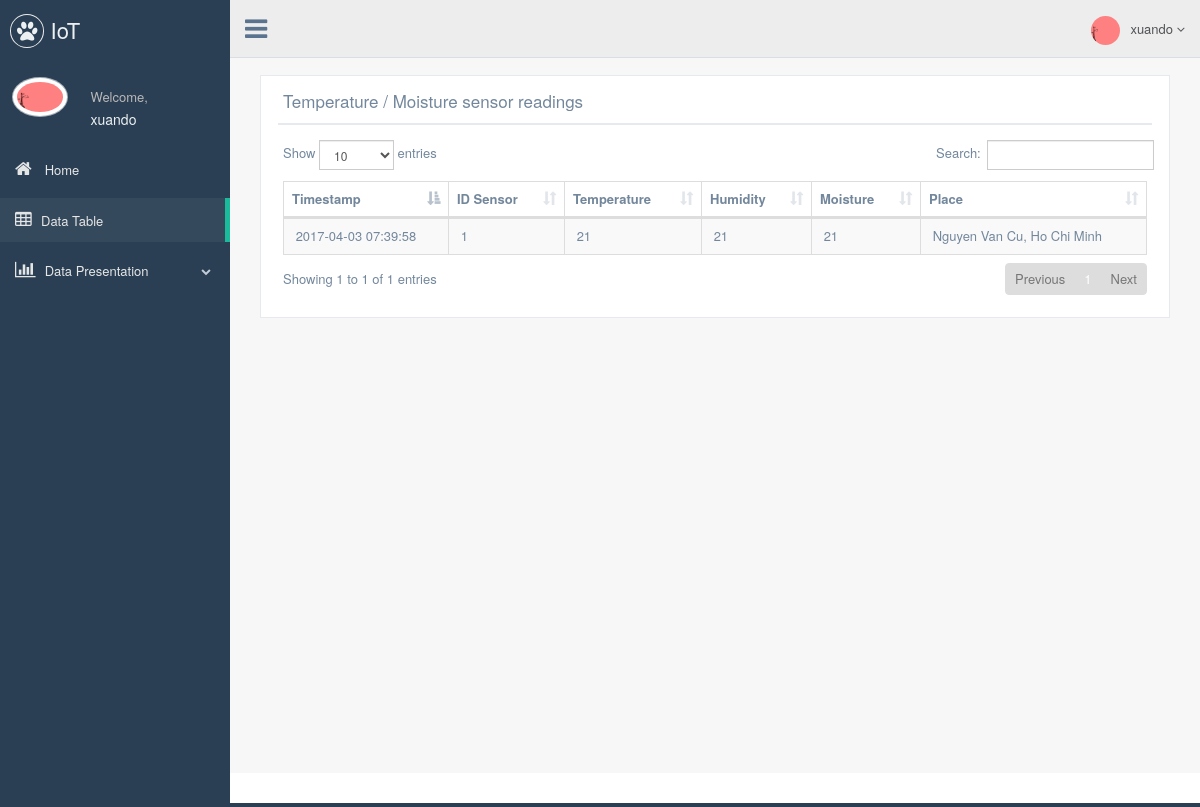
/showData.php (signed in), run on the app's committed database.
### tables this page shows
CREATE TABLE IF NOT EXISTS `users` (
  `id` int(11) NOT NULL AUTO_INCREMENT,
  `username` varchar(255) NOT NULL,
  `email` varchar(255) NOT NULL,
  `password` varchar(255) NOT NULL,
  `created` datetime NOT NULL DEFAULT CURRENT_TIMESTAMP,
  `status` enum('1','0') NOT NULL DEFAULT '1',
  PRIMARY KEY (`id`)
);

CREATE TABLE IF NOT EXISTS `templog` (
  `id` int(11) NOT NULL AUTO_INCREMENT,
  `id_sensor` int(11) NOT NULL,
  `timeStamp` timestamp NOT NULL DEFAULT CURRENT_TIMESTAMP,
  `temperature` float NOT NULL,
  `humidity` float NOT NULL,
  `moisture` float NOT NULL,
  PRIMARY KEY (`id`)
);

CREATE TABLE IF NOT EXISTS `sensors` (
  `id` int(11) NOT NULL AUTO_INCREMENT,
  `name` varchar(255) NOT NULL,
  `place` varchar(255) NOT NULL,
  `user` varchar(255) NOT NULL,
  PRIMARY KEY (`id`)
);

### session.php (called while the page is built, shortened)
<?php
	$sessData = !empty($_SESSION['sessData'])?$_SESSION['sessData']:'';
	if(!empty($sessData['userLoggedIn']) && !empty($sessData['userID'])){
		include 'user.php';
		$user = new User();
		$conditions['where'] = array(
			'id' => $sessData['userID'],
		);
		$conditions['return_type'] = 'single';
		$userData = $user->getRows($conditions);
	}else{
		header("Location: login.php");
	}
?>

### user.php (called while the page is built, shortened)
<?php
    class User{
        private $dbHost     = "localhost";
        private $dbUsername = "root";
        private $dbPassword = "";
        private $dbName     = "iot";
        private $userTbl    = "users";
        public function __construct(){
            if(!isset($this->db)){
                $conn = new mysqli($this->dbHost, $this->dbUsername, $this->dbPassword, $this->dbName);
                if($conn->connect_error){
                    die("Failed to connect with MySQL: " . $conn->connect_error);
                }else{
                    $this->db = $conn;
                }
            }
        }
        public function getRows($conditions = array()){
            $sql = 'SELECT ';
            $sql .= array_key_exists("select",$conditions)?$conditions['select']:'*';
            $sql .= ' FROM '.$this->userTbl;
            if(array_key_exists("where",$conditions)){
                $sql .= ' WHERE ';
                $i = 0;
                foreach($conditions['where'] as $key => $value){
                    $pre = ($i > 0)?' AND ':'';
                    $sql .= $pre.$key." = '".$value."'";
                    $i++;
                }
            }
            $result = $this->db->query($sql);
            if(array_key_exists("return_type",$conditions) && $conditions['return_type'] != 'all'){
                switch($conditions['return_type']){
                    case 'single':
                        $data = $result->fetch_assoc();
                        break;
                }
            }else{
                if($result->num_rows > 0){
                    while($row = $result->fetch_assoc()){
                        $data[] = $row;
                    }
                }
            }
            return !empty($data)?$data:false;
        }
    }
?>

### showData.php (the view, shortened to what this page needs)
<?php
	include ("session.php");
  $link=Connection();
  $result=mysqli_query($link,"SELECT * FROM templog INNER JOIN sensors ON templog.id_sensor = sensors.id ORDER BY `timeStamp` DESC");
?>
<!DOCTYPE html>
<html lang="en">
  <head>
    <link href="vendors/bootstrap/dist/css/bootstrap.min.css" rel="stylesheet">
    <link href="vendors/font-awesome/css/font-awesome.min.css" rel="stylesheet">
    <link href="vendors/datatables.net-bs/css/dataTables.bootstrap.min.css" rel="stylesheet">
    <link href="vendors/datatables.net-buttons-bs/css/buttons.bootstrap.min.css" rel="stylesheet">
    <link href="build/css/custom.min.css" rel="stylesheet">
   </head>
  <body class="nav-md">
    <div class="container body">
      <div class="main_container">
      	<div class="col-md-3 left_col menu_fixed">
          <div class="left_col scroll-view">
            <div class="navbar nav_title" style="border: 0;">
              <a href="index.php" class="site_title"><i class="fa fa-paw"></i> <span>IoT</span></a>
            </div>
            <div class="profile clearfix">
              <div class="profile_pic">
                <img src="images/img.jpg" alt="..." class="img-circle profile_img">
              </div>
              <div class="profile_info">
                <span>Welcome,</span>
                <h2><?php echo $userData['username']; ?></h2>
              </div>
            </div>
            <div id="sidebar-menu" class="main_menu_side hidden-print main_menu">
              <div class="menu_section">
                <ul class="nav side-menu">
                  <li><a href="index.php"><i class="fa fa-home"></i> Home </a></li>
                  <li><a href="showData.php"><i class="fa fa-table"></i>Data Table</a></li>
                  <li><a><i class="fa fa-bar-chart-o"></i> Data Presentation <span class="fa fa-chevron-down"></span></a>
                  </li>
                </ul>
              </div>
            </div>
          </div>
        </div>
        <div class="top_nav navbar-fixed-top">
          <div class="nav_menu">
            <nav>
              <div class="nav toggle">
                <a id="menu_toggle"><i class="fa fa-bars"></i></a>
              </div>
              <ul class="nav navbar-nav navbar-right">
                <li class="">
                  <a href="javascript:;" class="user-profile dropdown-toggle" data-toggle="dropdown" aria-expanded="false">
                    <img src="images/img.jpg" alt=""><?php echo $userData['username'];?>
                    <span class=" fa fa-angle-down"></span>
                  </a>
                </li>
              </ul>
            </nav>
          </div>
        </div>
        <div class="right_col" role="main">
          <div class="">
            <div class="page-title">
            </div>
              <div class="col-md-12 col-sm-12 col-xs-12">
                <div class="x_panel">
                  <div class="x_title">
                    <h2>Temperature / Moisture sensor readings</h2>
                    <div class="clearfix"></div>
                  </div>
                  <div class="x_content">
                    <table id="datatable-responsive" class="table table-striped table-bordered dt-responsive nowrap" cellspacing="0" width="100%">
                      <thead>
                        <tr>
                          <th>Timestamp</th>
                          <th>ID Sensor</th>
                          <th>Temperature</th>
                          <th>Humidity</th>
                          <th>Moisture</th>
                          <th>Place</th>
                        </tr>
                      </thead>
                      <tbody>
                      	<?php
  							          if($result!==FALSE){
                            while($row = mysqli_fetch_array($result)) {
                              printf("<tr><td> &nbsp;%s </td><td> &nbsp;%s </td><td> &nbsp;%s&nbsp; </td><td> &nbsp;%s&nbsp; </td><td> &nbsp;%s&nbsp; </td><td> &nbsp;%s&nbsp; </td></tr>",
                                $row["timeStamp"],$row["id_sensor"], $row["temperature"], $row["humidity"], $row["moisture"], $row["place"]);
                            }
                          }
                        ?>
                      </tbody>
                    </table>
                  </div>
                </div>
              </div>
            </div>
          </div>
        </div>
        <footer>
        </footer>
      </div>
  </body>
</html>

### data on the page
users: username "xuando"
templog: timeStamp "2017-04-03 07:39:58", id_sensor "1", temperature "21", humidity "21", moisture "21", id_sensor.place "Nguyen Van Cu, Ho Chi Minh"
